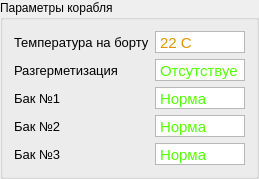
              <widget class="QGroupBox" name="groupBox_4">
               <property name="maximumSize">
                <size>
                 <width>16777215</width>
                 <height>181</height>
                </size>
               </property>
               <property name="title">
                <string>Параметры корабля</string>
               </property>
               <layout class="QVBoxLayout" name="verticalLayout_6">
                <item>
                 <layout class="QHBoxLayout" name="horizontalLayout_16">
                  <item>
                   <widget class="QLabel" name="label_10">
                    <property name="minimumSize">
                     <size>
                      <width>120</width>
                      <height>0</height>
                     </size>
                    </property>
                    <property name="font">
                     <font>
                      <pointsize>10</pointsize>
                     </font>
                    </property>
                    <property name="text">
                     <string>Температура на борту</string>
                    </property>
                   </widget>
                  </item>
                  <item>
                   <widget class="QTextEdit" name="textEdit_2">
                    <property name="sizePolicy">
                     <sizepolicy hsizetype="Preferred" vsizetype="Expanding">
                      <horstretch>0</horstretch>
                      <verstretch>0</verstretch>
                     </sizepolicy>
                    </property>
                    <property name="minimumSize">
                     <size>
                      <width>85</width>
                      <height>0</height>
                     </size>
                    </property>
                    <property name="maximumSize">
                     <size>
                      <width>90</width>
                      <height>22</height>
                     </size>
                    </property>
                    <property name="font">
                     <font>
                      <pointsize>11</pointsize>
                     </font>
                    </property>
                    <property name="verticalScrollBarPolicy">
                     <enum>Qt::ScrollBarAlwaysOff</enum>
                    </property>
                    <property name="horizontalScrollBarPolicy">
                     <enum>Qt::ScrollBarAlwaysOff</enum>
                    </property>
                    <property name="html">
                     <string>&lt;!DOCTYPE HTML PUBLIC &quot;-//W3C//DTD HTML 4.0//EN&quot; &quot;http://www.w3.org/TR/REC-html40/strict.dtd&quot;&gt;
&lt;html&gt;&lt;head&gt;&lt;meta name=&quot;qrichtext&quot; content=&quot;1&quot; /&gt;&lt;meta charset=&quot;utf-8&quot; /&gt;&lt;style type=&quot;text/css&quot;&gt;
p, li { white-space: pre-wrap; }
hr { height: 1px; border-width: 0; }
li.unchecked::marker { content: &quot;\2610&quot;; }
li.checked::marker { content: &quot;\2612&quot;; }
&lt;/style&gt;&lt;/head&gt;&lt;body style=&quot; font-family:'Segoe UI'; font-size:11pt; font-weight:400; font-style:normal;&quot;&gt;
&lt;p style=&quot; margin-top:0px; margin-bottom:0px; margin-left:0px; margin-right:0px; -qt-block-indent:0; text-indent:0px;&quot;&gt;&lt;span style=&quot; color:#df9500;&quot;&gt;22 С&lt;/span&gt;&lt;/p&gt;&lt;/body&gt;&lt;/html&gt;</string>
                    </property>
                   </widget>
                  </item>
                 </layout>
                </item>
                <item>
                 <layout class="QHBoxLayout" name="horizontalLayout_17">
                  <item>
                   <widget class="QLabel" name="label_11">
                    <property name="minimumSize">
                     <size>
                      <width>120</width>
                      <height>0</height>
                     </size>
                    </property>
                    <property name="font">
                     <font>
                      <pointsize>10</pointsize>
                     </font>
                    </property>
                    <property name="text">
                     <string>Разгерметизация</string>
                    </property>
                   </widget>
                  </item>
                  <item>
                   <widget class="QTextEdit" name="textEdit_3">
                    <property name="minimumSize">
                     <size>
                      <width>85</width>
                      <height>0</height>
                     </size>
                    </property>
                    <property name="maximumSize">
                     <size>
                      <width>90</width>
                      <height>22</height>
                     </size>
                    </property>
                    <property name="font">
                     <font>
                      <pointsize>11</pointsize>
                     </font>
                    </property>
                    <property name="verticalScrollBarPolicy">
                     <enum>Qt::ScrollBarAlwaysOff</enum>
                    </property>
                    <property name="horizontalScrollBarPolicy">
                     <enum>Qt::ScrollBarAlwaysOff</enum>
                    </property>
                    <property name="html">
                     <string>&lt;!DOCTYPE HTML PUBLIC &quot;-//W3C//DTD HTML 4.0//EN&quot; &quot;http://www.w3.org/TR/REC-html40/strict.dtd&quot;&gt;
&lt;html&gt;&lt;head&gt;&lt;meta name=&quot;qrichtext&quot; content=&quot;1&quot; /&gt;&lt;meta charset=&quot;utf-8&quot; /&gt;&lt;style type=&quot;text/css&quot;&gt;
p, li { white-space: pre-wrap; }
hr { height: 1px; border-width: 0; }
li.unchecked::marker { content: &quot;\2610&quot;; }
li.checked::marker { content: &quot;\2612&quot;; }
&lt;/style&gt;&lt;/head&gt;&lt;body style=&quot; font-family:'Segoe UI'; font-size:11pt; font-weight:400; font-style:normal;&quot;&gt;
&lt;p style=&quot; margin-top:0px; margin-bottom:0px; margin-left:0px; margin-right:0px; -qt-block-indent:0; text-indent:0px;&quot;&gt;&lt;span style=&quot; color:#55ff00;&quot;&gt;Отсутствует&lt;/span&gt;&lt;/p&gt;&lt;/body&gt;&lt;/html&gt;</string>
                    </property>
                   </widget>
                  </item>
                 </layout>
                </item>
                <item>
                 <layout class="QHBoxLayout" name="horizontalLayout_18">
                  <item>
                   <widget class="QLabel" name="label_12">
                    <property name="minimumSize">
                     <size>
                      <width>120</width>
                      <height>0</height>
                     </size>
                    </property>
                    <property name="font">
                     <font>
                      <pointsize>10</pointsize>
                     </font>
                    </property>
                    <property name="text">
                     <string>Бак №1</string>
                    </property>
                   </widget>
                  </item>
                  <item>
                   <widget class="QTextEdit" name="textEdit_4">
                    <property name="minimumSize">
                     <size>
                      <width>85</width>
                      <height>0</height>
                     </size>
                    </property>
                    <property name="maximumSize">
                     <size>
                      <width>90</width>
                      <height>22</height>
                     </size>
                    </property>
                    <property name="font">
                     <font>
                      <pointsize>11</pointsize>
                     </font>
                    </property>
                    <property name="verticalScrollBarPolicy">
                     <enum>Qt::ScrollBarAlwaysOff</enum>
                    </property>
                    <property name="horizontalScrollBarPolicy">
                     <enum>Qt::ScrollBarAlwaysOff</enum>
                    </property>
                    <property name="html">
                     <string>&lt;!DOCTYPE HTML PUBLIC &quot;-//W3C//DTD HTML 4.0//EN&quot; &quot;http://www.w3.org/TR/REC-html40/strict.dtd&quot;&gt;
&lt;html&gt;&lt;head&gt;&lt;meta name=&quot;qrichtext&quot; content=&quot;1&quot; /&gt;&lt;meta charset=&quot;utf-8&quot; /&gt;&lt;style type=&quot;text/css&quot;&gt;
p, li { white-space: pre-wrap; }
hr { height: 1px; border-width: 0; }
li.unchecked::marker { content: &quot;\2610&quot;; }
li.checked::marker { content: &quot;\2612&quot;; }
&lt;/style&gt;&lt;/head&gt;&lt;body style=&quot; font-family:'Segoe UI'; font-size:11pt; font-weight:400; font-style:normal;&quot;&gt;
&lt;p style=&quot; margin-top:0px; margin-bottom:0px; margin-left:0px; margin-right:0px; -qt-block-indent:0; text-indent:0px;&quot;&gt;&lt;span style=&quot; color:#55ff00;&quot;&gt;Норма&lt;/span&gt;&lt;/p&gt;&lt;/body&gt;&lt;/html&gt;</string>
                    </property>
                   </widget>
                  </item>
                 </layout>
                </item>
                <item>
                 <layout class="QHBoxLayout" name="horizontalLayout_19">
                  <item>
                   <widget class="QLabel" name="label_13">
                    <property name="minimumSize">
                     <size>
                      <width>120</width>
                      <height>0</height>
                     </size>
                    </property>
                    <property name="font">
                     <font>
                      <pointsize>10</pointsize>
                     </font>
                    </property>
                    <property name="text">
                     <string>Бак №2</string>
                    </property>
                   </widget>
                  </item>
                  <item>
                   <widget class="QTextEdit" name="textEdit_5">
                    <property name="minimumSize">
                     <size>
                      <width>85</width>
                      <height>0</height>
                     </size>
                    </property>
                    <property name="maximumSize">
                     <size>
                      <width>90</width>
                      <height>22</height>
                     </size>
                    </property>
                    <property name="font">
                     <font>
                      <pointsize>11</pointsize>
                     </font>
                    </property>
                    <property name="verticalScrollBarPolicy">
                     <enum>Qt::ScrollBarAlwaysOff</enum>
                    </property>
                    <property name="horizontalScrollBarPolicy">
                     <enum>Qt::ScrollBarAlwaysOff</enum>
                    </property>
                    <property name="html">
                     <string>&lt;!DOCTYPE HTML PUBLIC &quot;-//W3C//DTD HTML 4.0//EN&quot; &quot;http://www.w3.org/TR/REC-html40/strict.dtd&quot;&gt;
&lt;html&gt;&lt;head&gt;&lt;meta name=&quot;qrichtext&quot; content=&quot;1&quot; /&gt;&lt;meta charset=&quot;utf-8&quot; /&gt;&lt;style type=&quot;text/css&quot;&gt;
p, li { white-space: pre-wrap; }
hr { height: 1px; border-width: 0; }
li.unchecked::marker { content: &quot;\2610&quot;; }
li.checked::marker { content: &quot;\2612&quot;; }
&lt;/style&gt;&lt;/head&gt;&lt;body style=&quot; font-family:'Segoe UI'; font-size:11pt; font-weight:400; font-style:normal;&quot;&gt;
&lt;p style=&quot; margin-top:0px; margin-bottom:0px; margin-left:0px; margin-right:0px; -qt-block-indent:0; text-indent:0px;&quot;&gt;&lt;span style=&quot; color:#55ff00;&quot;&gt;Норма&lt;/span&gt;&lt;/p&gt;&lt;/body&gt;&lt;/html&gt;</string>
                    </property>
                   </widget>
                  </item>
                 </layout>
                </item>
                <item>
                 <layout class="QHBoxLayout" name="horizontalLayout_20">
                  <item>
                   <widget class="QLabel" name="label_14">
                    <property name="minimumSize">
                     <size>
                      <width>120</width>
                      <height>0</height>
                     </size>
                    </property>
                    <property name="font">
                     <font>
                      <pointsize>10</pointsize>
                     </font>
                    </property>
                    <property name="text">
                     <string>Бак №3</string>
                    </property>
                   </widget>
                  </item>
                  <item>
                   <widget class="QTextEdit" name="textEdit_6">
                    <property name="minimumSize">
                     <size>
                      <width>85</width>
                      <height>0</height>
                     </size>
                    </property>
                    <property name="maximumSize">
                     <size>
                      <width>90</width>
                      <height>22</height>
                     </size>
                    </property>
                    <property name="font">
                     <font>
                      <pointsize>11</pointsize>
                     </font>
                    </property>
                    <property name="verticalScrollBarPolicy">
                     <enum>Qt::ScrollBarAlwaysOff</enum>
                    </property>
                    <property name="horizontalScrollBarPolicy">
                     <enum>Qt::ScrollBarAlwaysOff</enum>
                    </property>
                    <property name="html">
                     <string>&lt;!DOCTYPE HTML PUBLIC &quot;-//W3C//DTD HTML 4.0//EN&quot; &quot;http://www.w3.org/TR/REC-html40/strict.dtd&quot;&gt;
&lt;html&gt;&lt;head&gt;&lt;meta name=&quot;qrichtext&quot; content=&quot;1&quot; /&gt;&lt;meta charset=&quot;utf-8&quot; /&gt;&lt;style type=&quot;text/css&quot;&gt;
p, li { white-space: pre-wrap; }
hr { height: 1px; border-width: 0; }
li.unchecked::marker { content: &quot;\2610&quot;; }
li.checked::marker { content: &quot;\2612&quot;; }
&lt;/style&gt;&lt;/head&gt;&lt;body style=&quot; font-family:'Segoe UI'; font-size:11pt; font-weight:400; font-style:normal;&quot;&gt;
&lt;p style=&quot; margin-top:0px; margin-bottom:0px; margin-left:0px; margin-right:0px; -qt-block-indent:0; text-indent:0px;&quot;&gt;&lt;span style=&quot; color:#55ff00;&quot;&gt;Норма&lt;/span&gt;&lt;/p&gt;&lt;/body&gt;&lt;/html&gt;</string>
                    </property>
                   </widget>
                  </item>
                 </layout>
                </item>
               </layout>
              </widget>
